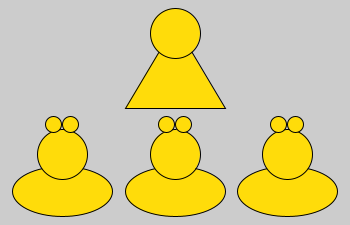
Frame 1 (no input)
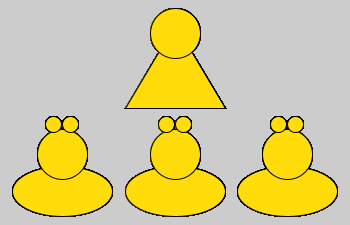
Frame 60 (the mouse pressed at the canvas centre just before this capture)
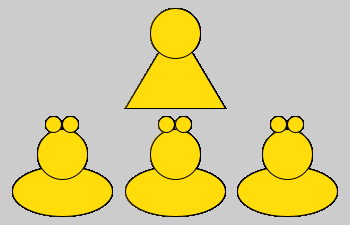
Frame 120 (the mouse held since frame 60 and released just before this capture)

The Processing sketch that drew these frames (run headless with seeded random() and noise(); from frame 60 on, the mouse is pressed at the canvas centre):

// Processing sketch: goldilocksAndBears
// ── goldilocksAndBears.pde
int bearWidth = 100;
float bearHeight = 100;
float goldWidth = 100;
float goldHeight = 100;
float horizSpace;
float vertSpace;

void setup() {
  size (350, 225);
}

void drawGold(float x, float y) {
  //draw Goldilocks using ellipseMode(CORNER).
  //We'll use goldWidth as the width of her body, and her head will be half as wide. goldHeight is the total height of Goldilocks
  //x&y coords are used to place the head
  
  fill(255, 220, 10); 
  triangle(x-(goldWidth/4), y+goldHeight, x+(goldWidth/4), y+(goldHeight/6), x+(3*goldWidth/4), y+goldHeight); //body
  
  ellipseMode(CORNER);
  ellipse(x, y, goldWidth/2, goldWidth/2); //head
}

void drawBear(float x, float y) {
  //draw bears using ellipseMode(CORNER).
  //We'll use bearWidth as the width of the body, and the head will be half as wide. bearHeight is the total height of the bear
  //x&y coords are used to place the body
  
  fill(255, 220, 10);
  ellipseMode(CORNER);
  ellipse(x, y, bearWidth, bearHeight/2); //body
  
  ellipse(x+(bearWidth/4), y-(3*bearHeight/8), bearWidth/2, bearHeight/2); //head
  
  ellipse(x+(bearWidth/3), y-(bearHeight/2), bearWidth/6, bearWidth/6); //ears
  ellipse(x+(bearWidth/2), y-(bearHeight/2), bearWidth/6, bearWidth/6);
}

void draw() {
  vertSpace = 0.333*(height - bearHeight - goldHeight);
  drawGold(width/2 - goldWidth/4, vertSpace);
  
  horizSpace = 0.25*(width-(3*bearWidth)); 
  drawBear(horizSpace, (goldHeight + (2*vertSpace) + (bearHeight/2)));
  drawBear((bearWidth + (2*horizSpace)), (goldHeight + (2*vertSpace) + (bearHeight/2)));
  drawBear(((2*bearWidth) + (3*horizSpace)), (goldHeight + (2*vertSpace) + (bearHeight/2)));
}
